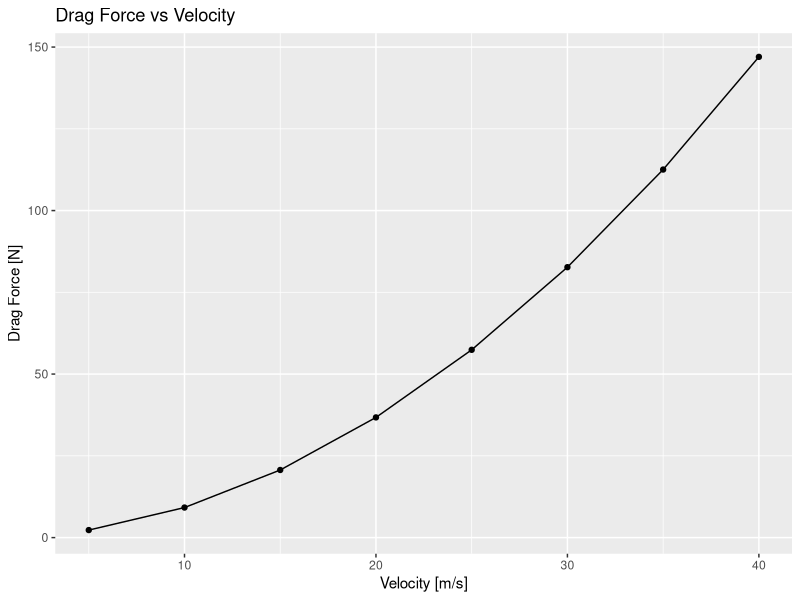

Source code (R):
# Calculate Drag Force
#
# rho - air density [kg/m^3]
# v   - velocity [m/s]
# Cd  - drag coefficient [-]
# A   - cross-sectional area [m^2]
#
# Returns Drag force [N]
calculate_drag_force <- function(rho, v, Cd, A) {
  
  drag_force <- 0.5 * rho * v^2 * Cd * A
  
  return(drag_force)
}

# Single calculation
calculate_drag_force(
  rho = 1.225,
  v = 15,
  Cd = 0.3,
  A = 0.5
)

# Vector calculation
velocity <- c(5, 10, 15, 20, 25, 30, 35, 40)

drag_force <- calculate_drag_force(
  rho = 1.225,
  v = velocity,
  Cd = 0.3,
  A = 0.5
)
drag_force

# Vector calculaton for drag coefficient
Cd_values <- c(0.1, 0.2, 0.3, 0.4)

calculate_drag_force(
  rho = 1.225,
  v = 30,
  Cd = Cd_values,
  A = 0.5
)

# Create a data frame
data_3 <- data.frame(
  Velocity = velocity,
  DragForce = drag_force
)

data_3

# Figures
library(ggplot2)
ggplot(data_3, aes(x = Velocity, y = DragForce)) +
  geom_point() +
  geom_line() +
  labs(
    title = "Drag Force vs Velocity",
    x = "Velocity [m/s]",
    y = "Drag Force [N]"
)
